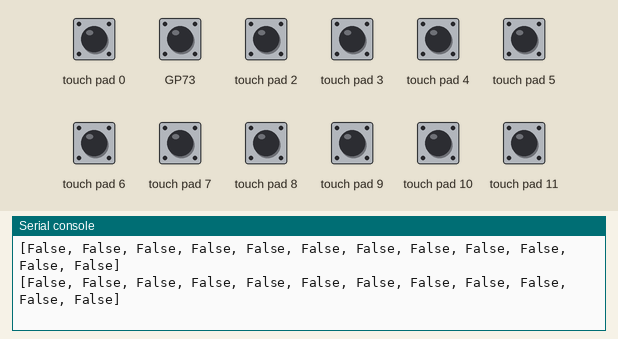
Simulated run of this program. Board: Raspberry Pi Pico running MicroPython. Shown: the last lines printed to the serial console. The test bench sets the inputs (shaded band); at power-on: touch pad 0, touch pad 2–11 LOW.

Above: at 1.2 s.
1.3 s: touch pad 0 pulled HIGH for 0.15 s
At 1.32 s:
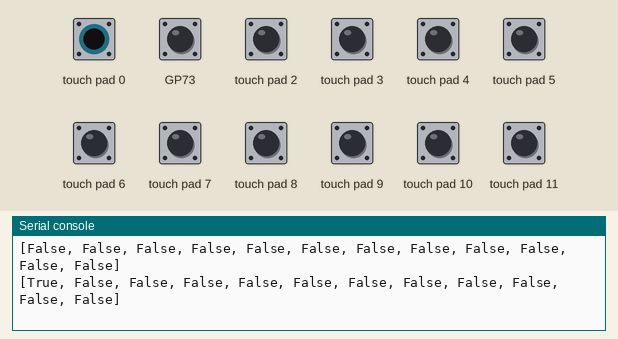
2.9 s: BOOTSEL button pressed for 0.15 s
At 2.94 s:
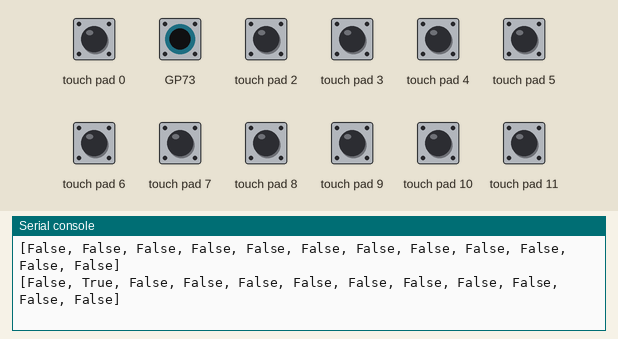
4.5 s: touch pad 2 pulled HIGH for 0.15 s
At 4.56 s:
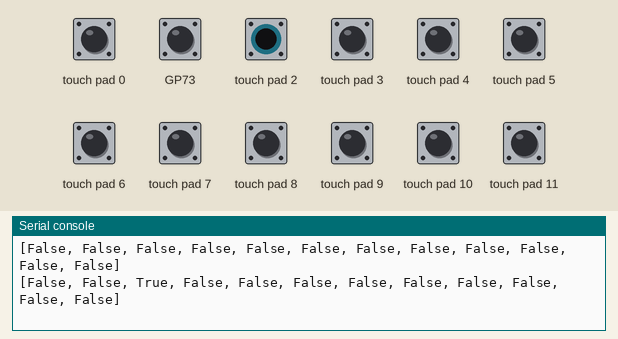
6.1 s: touch pad 3 pulled HIGH for 0.15 s
At 6.18 s:
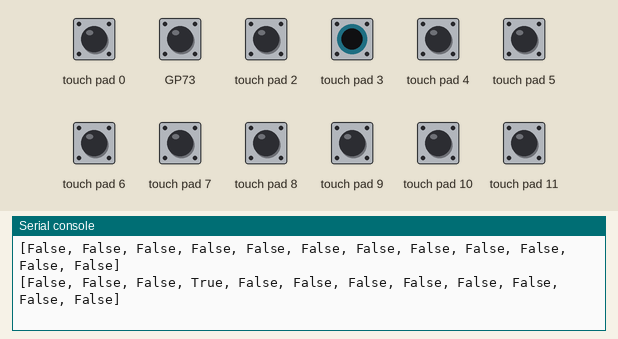
7.7 s: touch pad 4 pulled HIGH for 0.15 s
9.3 s: touch pad 5 pulled HIGH for 0.15 s
At 9.32 s:
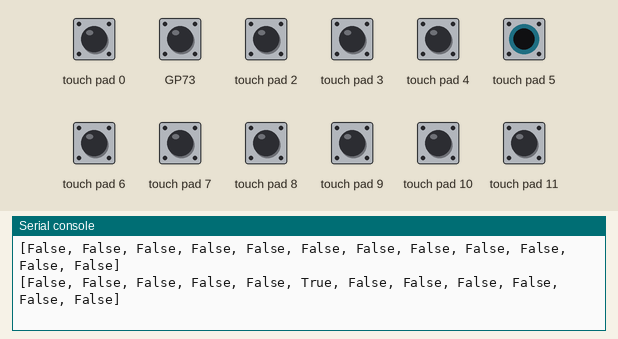

Measured:
- after the input at 1.3 s, the serial console: prints a new line at once (image 1)
- after the input at 2.9 s, the serial console: prints a new line at once (image 2)
- after the input at 4.5 s, the serial console: prints a new line after 0.06 s (image 3)
- after the input at 6.1 s, the serial console: prints a new line after 0.08 s (image 4)
- after the input at 9.3 s, the serial console: prints a new line at once (image 5)

The program:

4.3_electrode_keyboard.py
```python
from mpr121 import MPR121
from machine import Pin, I2C
import time

i2c = I2C(1, sda=Pin(6), scl=Pin(7))
mpr = MPR121(i2c)

# check all keys
while True:
    value = mpr.get_all_states()
    if len(value) != 0:
        print(value)
    time.sleep_ms(100)
```
